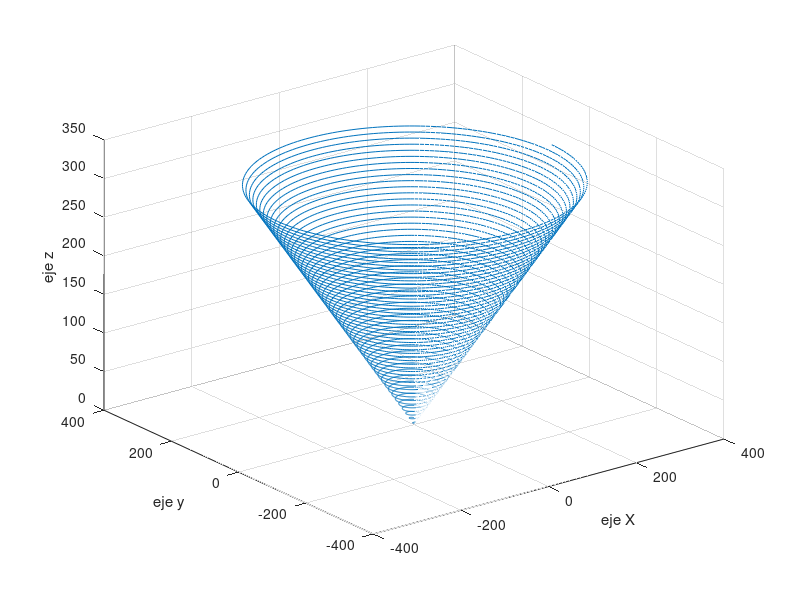

The MATLAB source for this figure:
%Programa Tornado2
z=0:pi/100:100*pi;
x=z.*cos(z);
y=z.*sin(z);
comet3(x,y,z)
axis([-80 80 -80 80 0 80])
plot3(x,y,z)
grid on
xlabel('eje X'),ylabel('eje y'),zlabel('eje z')